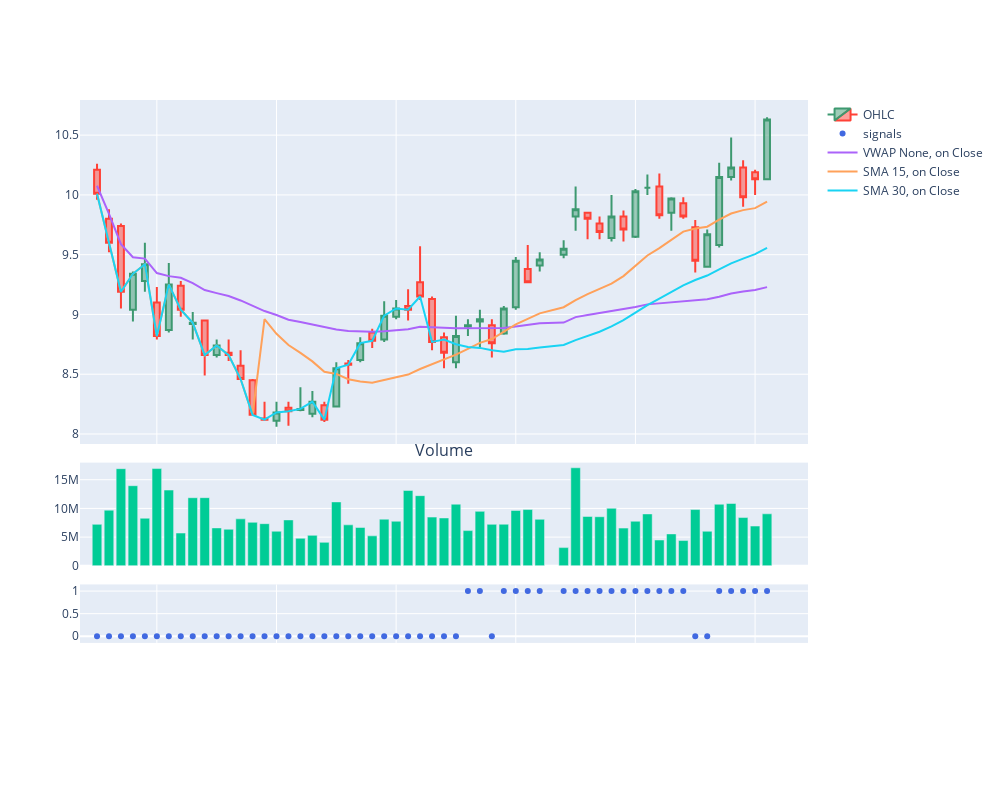

The code cell stored with this chart in its notebook:
### Markdown cell above
## Confluence

### Code cell
period = 15
indicator =  "SMA"
ma_crossover2 = Crossover(period, indicator = indicator, on = "Close", invert = False)

period = 30
indicator =  "SMA"
ma_crossover3 = Crossover(period, indicator = indicator, on = "Close", invert = False)

signal_list = [vwap_crossover, ma_crossover2, ma_crossover3]
ma_confl = Confluence(signals_list = signal_list, max_signals = 3)
ma_confl.plot_signals(data, signal_type = 'con')
ma_confl.plot_signals(data, signal_type = 'dis')

ma_confl = Confluence(signals_list = signal_list, max_signals = 2)
ma_confl.plot_signals(data, signal_type = 'con')
ma_confl.plot_signals(data, signal_type = 'dis')

ma_confl = Confluence(signals_list = signal_list, max_signals = 2, invert = True)
ma_confl.plot_signals(data, signal_type = 'con')
ma_confl.plot_signals(data, signal_type = 'dis')
